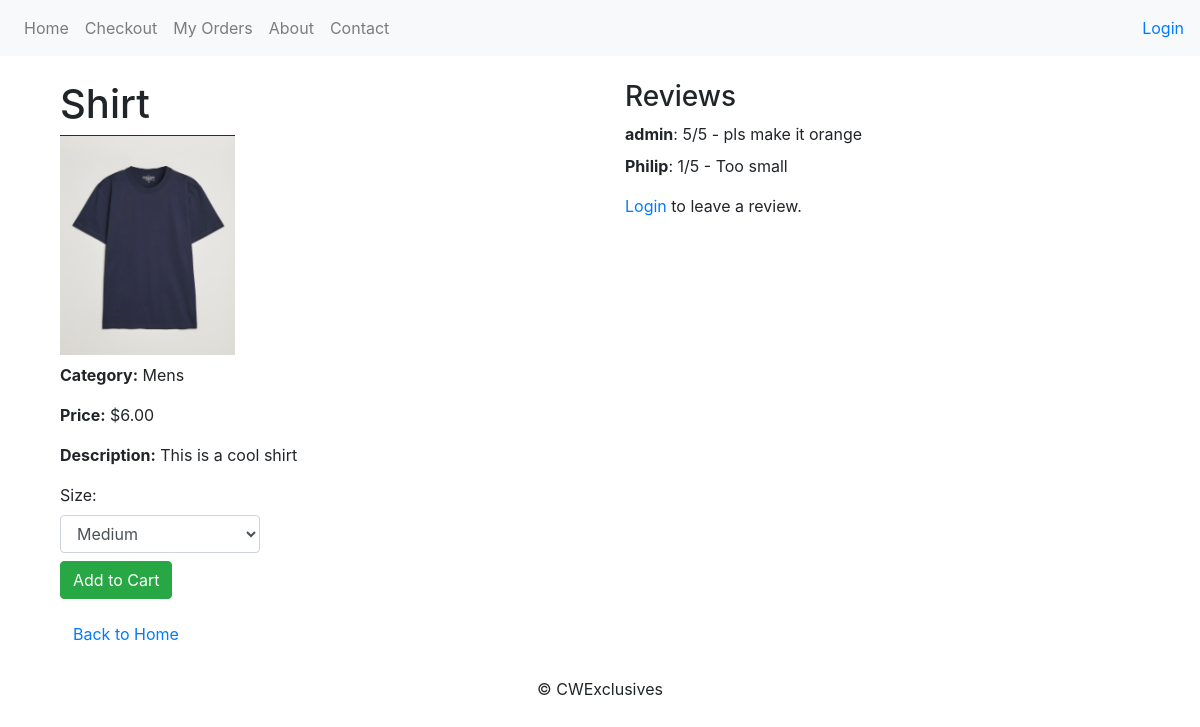
/product/1/, run on the app's committed database.
### shop/models.py (models this page shows, shortened)
class Product(models.Model):
    SIZE_CHOICES = [
    ('S', 'Small'),
    ('M', 'Medium'),
    ('L', 'Large'),
    ('XL', 'Extra Large'),
    ]
    name = models.CharField(max_length=200)
    category = models.ForeignKey(Category, on_delete=models.CASCADE, related_name='products')
    description = models.TextField()
    price = models.DecimalField(max_digits=8, decimal_places=2)
    image = models.ImageField(upload_to='products/')
    is_available = models.BooleanField(default=True)

class Category(models.Model):
    name = models.CharField(max_length=100)
    class Meta:
        verbose_name_plural = "Categories"

class Review(models.Model):
    product = models.ForeignKey(Product, on_delete=models.CASCADE, related_name='reviews')
    user = models.ForeignKey(User, on_delete=models.CASCADE)
    rating = models.IntegerField()
    comment = models.TextField()
    created_at = models.DateTimeField(auto_now_add=True)
    class Meta:
        unique_together = ('product', 'user')

### shop/views.py (the view)
# urls.py: path('product/<int:pk>/', views.product_detail, name='product_detail'),
def product_detail(request, pk):
    product = get_object_or_404(Product, pk=pk)
    reviews = product.reviews.all()
    selected_size = request.GET.get('size', 'M')
    if request.user.is_superuser and request.method == 'POST' and 'edit_product' in request.POST:
        product.name = request.POST.get('name', product.name)
        product.price = request.POST.get('price', product.price)
        product.description = request.POST.get('description', product.description)
        product.save()
        return redirect('product_detail', pk=pk)
    user_review = None
    if request.user.is_authenticated:
        if request.user.is_superuser:
            review_id = request.GET.get('review_id')
            if review_id:
                user_review = get_object_or_404(Review, pk=review_id, product=product)
        else:
            user_review = Review.objects.filter(product=product, user=request.user).first()
        if request.method == 'POST' and 'edit_product' not in request.POST:
            if user_review:
                form = ReviewForm(request.POST, instance=user_review)
            else:
                form = ReviewForm(request.POST)
            if form.is_valid():
                review = form.save(commit=False)
                review.product = product
                if not user_review:
                    review.user = request.user
                review.save()
                return redirect('product_detail', pk=pk)
        else:
            form = ReviewForm(instance=user_review)
    else:
        form = None
    return render(request, 'shop/product_detail.html', {
        'product': product,
        'reviews': reviews,
        'form': form,
        'user_review': user_review,
        'selected_size': selected_size,
    })

### shop/Templates/shop/product_detail.html (shortened to what this page needs)
{% extends 'base.html' %}
{% block content %}
<div class="container" style="display: flex; justify-content: space-between; align-items: flex-start; gap: 50px; margin-top: 20px;">
    <div style="flex: 1;">
        <h1 style="margin-bottom: 7px;">{{ product.name }}</h1>
        <img src="{{ product.image.url }}" style="height: 220px; margin-bottom: 8px;"><br>
        <p><strong>Category:</strong> {{ product.category.name }}</p>
        <p><strong>Price:</strong> ${{ product.price }}</p>
        <p><strong>Description:</strong> {{ product.description }}</p>
        <form method="post" action="{% url 'add_to_cart' product.id %}">
            <label for="size">Size:</label>
            <select name="size" id="size" required class="form-control mb-2" style="max-width: 200px;">
                <option value="M" {% if selected_size == "M" %}selected{% endif %}>Medium</option>
            </select>
            <button type="submit" class="btn btn-success">Add to Cart</button>
        </form>
        <a href="{% url 'home' %}" class="btn btn-link mt-3">Back to Home</a>
    </div>
    <div style="flex: 1;">
        <h3>Reviews</h3>
        <ul class="list-unstyled">
            {% for review in reviews %}
                <li class="mb-2">
                    <strong>{{ review.user.username }}</strong>: {{ review.rating }}/5 - {{ review.comment }}
                </li>
            {% empty %}
                <li>No reviews yet.</li>
            {% endfor %}
        </ul>
        {% if user.is_authenticated %}
            <button onclick="toggleForm()" id="reviewBtn" class="btn btn-secondary mt-3">
                {% if user_review %} Edit Review {% else %} Leave a Review {% endif %}
            </button>
            <div id="reviewForm" class="{% if form and form.errors %}show-form{% else %}d-none{% endif %} mt-3">
                <form method="post">
                    {% csrf_token %}
                    {{ form.as_p }}
                    <button type="submit" class="btn btn-primary">Submit Review</button>
                </form>
            </div>
        {% else %}
            <p><a href="{% url 'login' %}?next={{ request.path }}">Login</a> to leave a review.</p>
        {% endif %}
    </div>
</div>
{% endblock %}

### data on the page
Product: name "Shirt", image (picture), category.name "Mens", price "6.00", description "This is a cool shirt"
Review: user.username "admin", rating "5", comment "pls make it orange"
Review: user.username "Philip", rating "1", comment "Too small"
